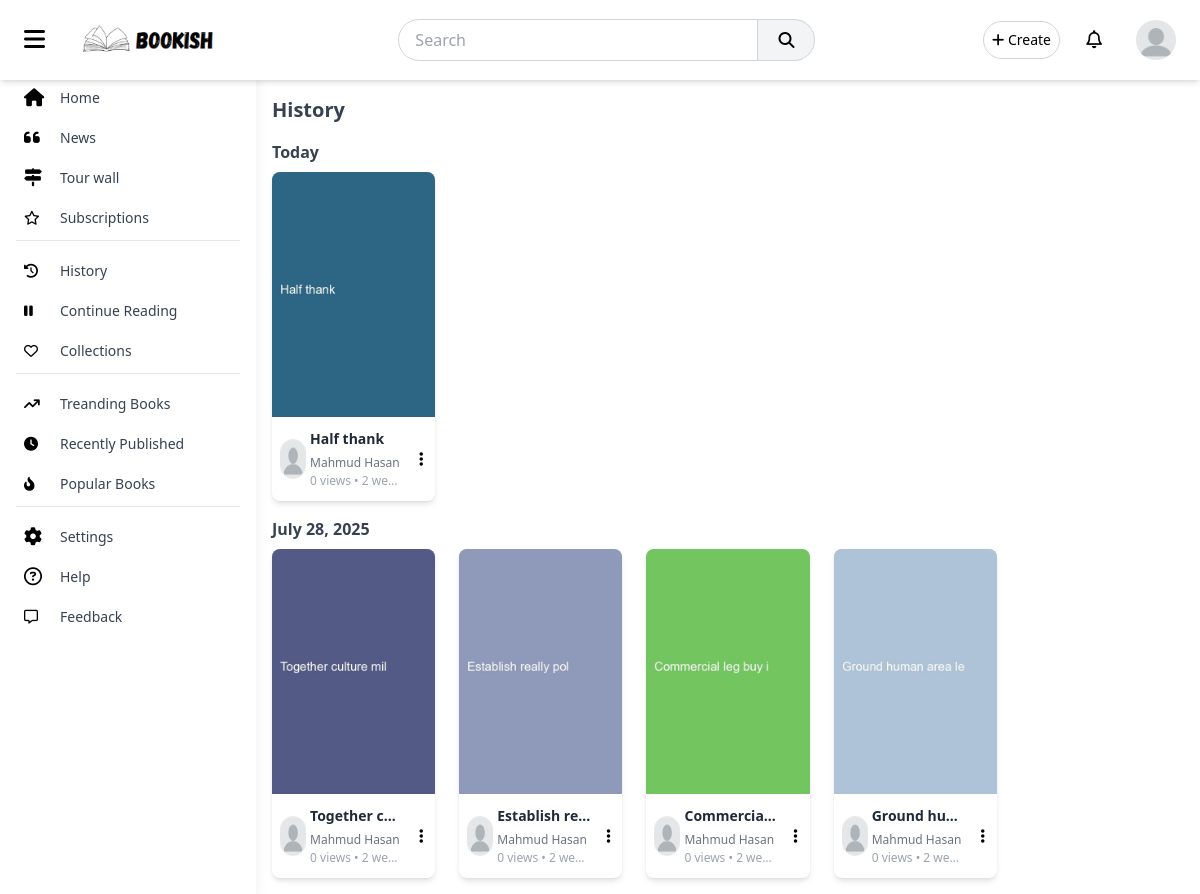
The app's page /history (signed in) with its own data.
### accounts/models.py (models this page shows, shortened)
class UserProfile(models.Model):
    user = models.OneToOneField(User, on_delete=models.CASCADE)
    full_name = models.CharField(max_length=100, blank=True, null=True)
    bio = models.TextField(blank=True, null=True)
    profile_picture = models.ImageField(upload_to='profile_pics/', default='profile_pics/default.png')
    created_at = models.DateTimeField(auto_now_add=True)
    updated_at = models.DateTimeField(auto_now=True)

### main/models.py (models this page shows, shortened)
class History(models.Model):
    user = models.ForeignKey(User, on_delete=models.CASCADE)
    book = models.ForeignKey(Book, on_delete=models.CASCADE, related_name="book_history", blank=True, null=True)
    news = models.ForeignKey(Book, on_delete=models.CASCADE, related_name="news_history", blank=True, null=True)
    created_at = models.DateTimeField(auto_now_add=True)
    updated_at = models.DateTimeField()

class Book(models.Model):
    title = models.CharField(max_length=255)
    slug = AutoSlugField(populate_from='title', unique=True)
    description = models.TextField()
    content = CKEditor5Field(config_name="extends")
    language = models.CharField(max_length=50, default="default")
    author = models.ForeignKey(User, on_delete=models.CASCADE, related_name='books')
    category = models.ForeignKey(Category, on_delete=models.CASCADE, related_name='books', blank=True, null=True)
    published_date = models.DateTimeField(auto_now_add=True)
    updated_date = models.DateTimeField(auto_now=True)
    likes = models.ManyToManyField(User, related_name='liked_books', blank=True)
    dislikes = models.ManyToManyField(User, related_name='disliked_books', blank=True)
    views = models.PositiveIntegerField(default=0)
    thumbnail = models.ImageField(upload_to='thumbnails/', blank=True, null=True)
    status = models.CharField(max_length=50, default='Public')
    objects = models.Manager()
    public_objects = PublicBookManager()

### main/views.py (the view)
# urls.py: path('history', views.history, name='history'),
@login_required(login_url='accounts:login')
def history(request):
    histories = History.objects.filter(user=request.user).order_by('-updated_at')
    today = timezone.now().date()
    yesterday = today - timezone.timedelta(days=1)
    history_dict = defaultdict(list)
    for history in histories:
        history_date = history.updated_at.date()
        if history_date == today:
            history_dict["Today"].append(history)
        elif history_date == yesterday:
            history_dict["Yesterday"].append(history)
        else:
            history_dict[history_date.strftime("%B %d, %Y")].append(history)
    return render(request, 'main/history.html', {'history_dict': dict(history_dict)})

### main/context_processors.py (called while the page is built)
def notifications(request):
    if request.user.is_authenticated:
        return {'notifications': Notification.objects.filter(user=request.user).order_by('-created_at')[:5]}
    else:
        return Notification.objects.none()

def unread_notifications(request):
    if request.user.is_authenticated:
        return {'unread_notifications': Notification.objects.filter(user=request.user, is_read=False).count()}
    else:
        return Notification.objects.none()

### templates/main/history.html (shortened to what this page needs)
{% extends 'base.html' %}
{% load static %}
{% block content %}
<h2 class="text-xl font-bold text-gray-700 mb-4">
    History
</h2>
{% for date, histories in history_dict.items %}
<h2 class="text-md font-bold text-gray-700 mb-2 mt-4">
    {{date}}
</h2>
<div class="grid grid-cols-1 sm:grid-cols-2 md:grid-cols-3 lg:grid-cols-5 gap-6">
    {% for history in histories %}
    <div class="bg-white shadow-md rounded-lg overflow-hidden cursor-pointer"
        onclick="location.href=`{% url 'main:book_view' history.book.slug %}`">
        <div class="relative bg-slate-300" style="padding-bottom: 150%;">
            <img alt="Book Thumbnail" class="absolute object-cover h-full w-full"
                src="{{ history.book.thumbnail.url }}" />
        </div>
        <div class="p-1 my-2">
            <div class="flex gap-2 justify-between items-center">
                <div onclick="event.stopPropagation();location.href=`{% url 'main:profile' history.book.author.username %}`">
                    <img alt="" class="h-10 w-10 mx-1 border rounded-full"
                        src="{{history.book.author.userprofile.profile_picture.url}}" />
                </div>
                <div class="max-w-[60%]">
                    <h3 class="text-sm  font-bold truncate text-gray-800">
                        {{history.book.title}}
                    </h3>
                    <a href="{% url 'main:profile' history.book.author.username %}" class="text-xs text-gray-500 hover:text-blue-400">
                        {{history.book.author.userprofile.full_name}}
                    </a>
                    <p class="text-xs text-gray-400 truncate">
                        {{history.book.views}} views • {{history.book.published_date|timesince}} ago
                    </p>
                </div>
                <div>
                    <button class="p-2" onclick="event.stopPropagation()">
                        <i class="fa fa-ellipsis-vertical">
                        </i>
                    </button>
                </div>
            </div>
        </div>
    </div>
    {% endfor %}
</div>
{% endfor %}
{% endblock %}

### templates/components/profile_menu.html (shortened to what this page needs)
<div class="relative">
    <button class="dropdownButton p-2 rounded-full hover:bg-gray-200">
        <img src="{{user.userprofile.profile_picture.url}}" class="h-10 w-10 rounded-full" alt="">
    </button>
</div>

### records on screen
History: date "Today", book.thumbnail (picture), book.author.userprofile.profile_picture (placeholder picture), book "Half thank", book.author.userprofile.full_name "Mahmud Hasan", book.views "0", book.published_date "2 we…"
History: date "July 28, 2025", book.thumbnail (picture), book.author.userprofile.profile_picture (placeholder picture), book "Together c…", book.author.userprofile.full_name "Mahmud Hasan", book.views "0", book.published_date "2 we…"
History: book.thumbnail (picture), book.author.userprofile.profile_picture (placeholder picture), book "Establish re…", book.author.userprofile.full_name "Mahmud Hasan", book.views "0", book.published_date "2 we…"
History: book.thumbnail (picture), book.author.userprofile.profile_picture (placeholder picture), book "Commercia…", book.author.userprofile.full_name "Mahmud Hasan", book.views "0", book.published_date "2 we…"
History: book.thumbnail (picture), book.author.userprofile.profile_picture (placeholder picture), book "Ground hu…", book.author.userprofile.full_name "Mahmud Hasan", book.views "0", book.published_date "2 we…"
